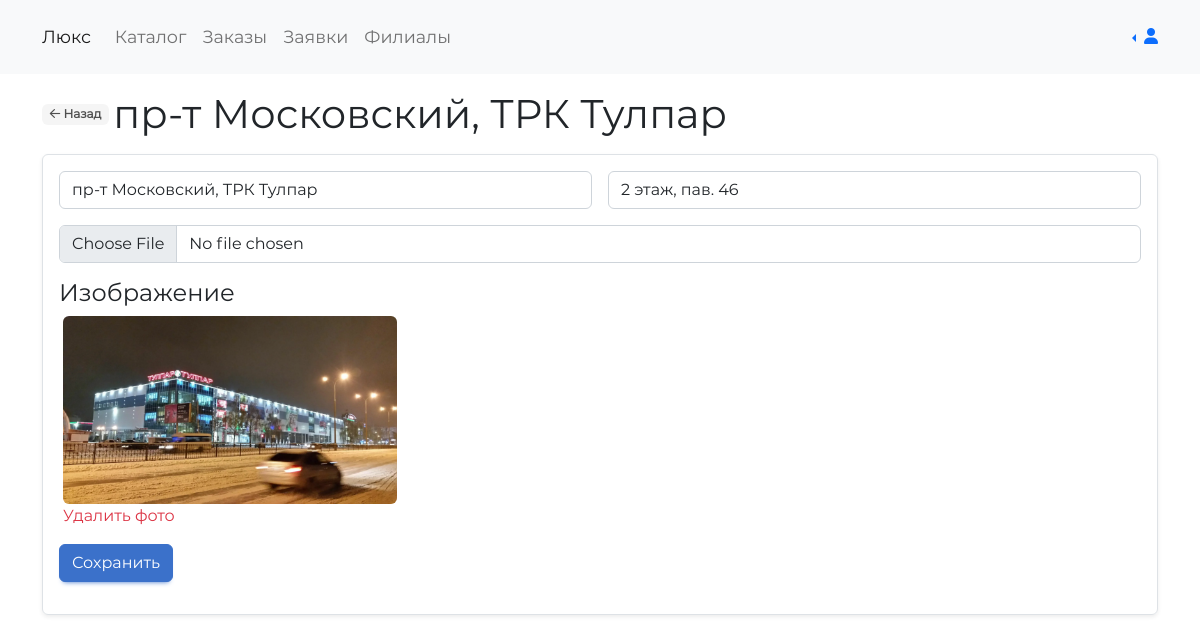
The app's page /admin/branch/1 with its own data.
### tables this page shows
CREATE TABLE `branches` (
  `id` int(11) NOT NULL,
  `address` varchar(64) NOT NULL,
  `image` varchar(64) NOT NULL,
  `text` varchar(128) NOT NULL
);

### engine/config.php (called while the page is built)
<?php
$config = array(
	'site' => array(
		'name' => 'Люкс',
		'phone' => '+7 (495) 123-12-12',
		'email' => 'conatct@lombard.ru',
		'footer_description' => 'Помогаем быстро, просто и безопасно продавать и покупать украшения на вторичном рынке. Выдаем займы под залог ювелирных изделий.'
	),
	'db' => array(
		'host' 		=> '127.0.0.1',
		'user' 		=> 'root',
		'password' 	=> '',
		'name' 		=> 'pawnshop'
	),
	'menu' => array(
		array(
			'title' => 'Скупка',
			'url' => '/sell'
		),
		array(
			'title' => 'Каталог',
			'url' => '/catalog'
		),
		array(
			'title' => 'О нас',
			'url' => '/about'
		),
		array(
			'title' => 'Филиалы',
			'url' => '/branches'
		),
	),
	'menu_admin' => array(
		array(
			'title' => 'Каталог',
			'url' => '/admin/catalog'
		),
		array(
			'title' => 'Заказы',
			'url' => '/admin/orders'
		),
		array(
			'title' => 'Заявки',
			'url' => '/admin/consultation'
		),
		array(
			'title' => 'Филиалы',
			'url' => '/admin/branches'
		),
	)
);

### engine/core.class.php (called while the page is built, shortened)
<?php
class core {
  public $db;
  public $config;
  public function __construct() {
    include __DIR__.'/config.php';
    $this->config = $config;
    $this->db = new db(
      $config['db']['host'],
      $config['db']['user'],
      $config['db']['password'],
      $config['db']['name'],
    );
  }
  public function getConfig() {
    return $this->config;
  }
  public function menu($type) {
    return $this->config[$type];
  }
  private static function initCharRange() {
    return array_merge(range('0', '9'), range('a', 'f'));
  }
  public function get($table, $params = [], $order = false) {
    if (empty($params)) {
      $query = "SELECT * FROM $table";
    } else {
      $search_key = array_keys($params)[0];
      $search_value = $params[$search_key];
      $query = "SELECT * FROM $table WHERE $search_key = '$search_value'";
    }
    $query = $this->db->query($query);
    return ($query->numRows()) ? $query->fetchAll() : false;
  }
}

### engine/db.class.php (called while the page is built, shortened)
<?php
class db {
    protected $connection;
	protected $query;
	public function __construct($dbhost, $dbuser, $dbpass, $dbname, $charset = 'utf8mb4') {
		$this->connection = new mysqli($dbhost, $dbuser, $dbpass, $dbname);
		$this->connection->set_charset($charset);
	}
    public function query($query) {
		if ($this->query = $this->connection->prepare($query)) {
            $this->query->execute();
        } else {
            $this->error('Unable to prepare MySQL statement (check your syntax) - ' . $this->connection->error);
        }
		return $this;
    }
	public function fetchAll($callback = null) {
	    $params = array();
        $row = array();
	    $meta = $this->query->result_metadata();
	    while ($field = $meta->fetch_field()) {
	        $params[] = &$row[$field->name];
	    }
	    call_user_func_array(array($this->query, 'bind_result'), $params);
        $result = array();
        while ($this->query->fetch()) {
            $r = array();
            foreach ($row as $key => $val) {
                $r[$key] = $val;
            }
            if ($callback != null && is_callable($callback)) {
                $value = call_user_func($callback, $r);
                if ($value == 'break') break;
            } else {
                $result[] = $r;
            }
        }
		return $result;
	}
    public function numRows() {
		$this->query->store_result();
		return $this->query->num_rows;
	}
}
?>

### admin/branch.php (the view, shortened to what this page needs)
<?php
include '../engine/core.class.php';
include '../engine/db.class.php';
$core = new core();
$config = $core->getConfig();
$menu = $core->menu('menu_admin');
if (isset($_GET['id'])) {
	$id = $_GET['id'];
	$branch = $core->get('branches', ['id' => $id])[0];
	$title = $branch['address'];
} else {
	$title = 'Новый филиал';
}
?>
<html class="h-100">
	<head>
	    <link rel="stylesheet" href="/assets/css/bootstrap.min.css">
	    <link rel="stylesheet" href="/assets/fontawesome-pro-6.1.0-web/css/all.min.css">
	    <link rel="stylesheet" href="/assets/css/style.css?=<?=$_SERVER['REQUEST_TIME']?>">
	</head>
	<body class="d-flex flex-column h-100">
		<header>
			<nav class="navbar navbar-expand-lg navbar-light bg-light py-3">
				<div class="container">
					<div class="collapse navbar-collapse" id="navbar">
						<a class="navbar-brand mt-2 mt-lg-0" href="/"><?=$config['site']['name']?></a>
						<ul class="navbar-nav me-auto mb-2 mb-lg-0">
							<?php if ($menu):?>
								<?php foreach ($menu as $m):?>
									<li class="nav-item"> <a class="nav-link" href="<?=$m['url']?>"><?=$m['title']?></a> </li>
								<?php endforeach;?>
							<?php endif;?>
						</ul>
					</div>
					<div class="d-flex align-items-center">
						<div class="dropstart">
							<a class="dropdown-toggle" href="" role="button" id="account-button" data-bs-toggle="dropdown" aria-expanded="false">
								<i class="fas fa-user"></i>
							</a>
						</div>
					</div>
				</div>
			</nav>
		</header>
		<main>
			<section class="py-3">
				<div class="container">
					<div class="d-flex align-items-center mb-3">
	                    <a href="<?=$_SERVER['HTTP_REFERER']?>" class="badge badge-light">
	                        <i class="fa-regular fa-arrow-left"></i>
	                        Назад
	                    </a>
	                    <h1 class="ms-1 mb-0"><?=$title?></h1>
	                </div>
					<div class="rounded shadow-sm border p-3" id="content">
						<form method="POST" class="row g-3">
							<div class="col-md-6">
								<input type="text" class="form-control" placeholder="Адрес" autocomplete="off" required name="address" value="<?=@$branch['address']?>">
							</div>
							<div class="col-md-6">
								<input type="text" class="form-control" placeholder="Описание" autocomplete="off" required name="text" value="<?=@$branch['text']?>">
							</div>
							<div class="col-12">
								<input type="file" name="image" class="form-control" id="image-input" accept=".jpg,.png,.jpeg,.gif,.webp">
							</div>
							<h4 class="mt-3">Изображение</h4>
							<div class="row">
								<div class="col-md-4">
									<div class="mt-0" id="image-wrapper">
										<?php if ($branch['image']):?>
			                                <div class="">
			                                    <img src="<?=$branch['image']?>" alt="<?=$branch['title']?>" class="w-100 rounded">
			                                </div>
			                                <a href="javascript:void(0)" class="text-danger" id="remove-photo">Удалить фото</a>
			                            <?php endif;?>
									</div>
								</div>
							</div>
							<div class="mt-3">
								<button type="submit" class="btn btn-primary" name="save">Сохранить</button>
							</div>
						</form>
					</div>
				</div>
			</section>
		</main>
	</body>
</html>

### assets/css/style.css (style rules this page uses)
body { font-family: "Montserrat"; }
.navbar-brand, .nav-link { font-size: 1.1rem; }
.btn-primary { background-color: #3b71ca; border-color: #3b71ca; color: #fff; box-shadow: 0 4px 5px -4px #3b71ca; }
.badge-light { background-color: #f5f5f5; color: #4f4f4f; }
a { text-decoration: none; transition: .2s ease; }

### records on screen
branches: address "пр-т Московский, ТРК Тулпар", text "2 этаж, пав. 46", image (picture)

### other values on screen
$config['site']['name'] "Люкс"
$m['title'] "Каталог"
$m['title'] "Заказы"
$m['title'] "Заявки"
$m['title'] "Филиалы"
